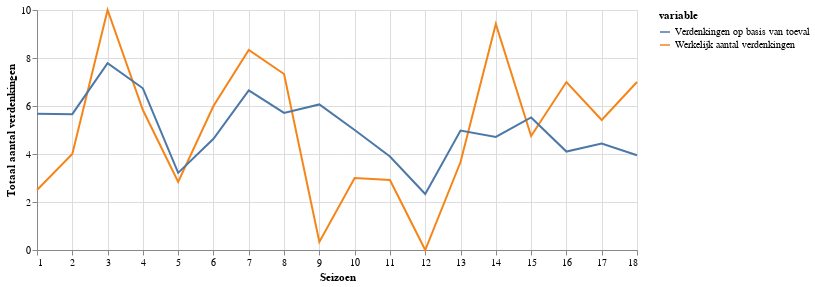

Notebook cell for this chart:
### Markdown cell above
## Zijn winnaars vaak aan het mollen?

Een veelgehoorde trend is dat er steeds meer gemold wordt. We kunnen dit onderzoeken door te kijken hoe verdacht de winnaar en de verliezer zijn. Terzijde: dit kan natuurlijk ook te maken hebben met hoe verdacht de mol was (verdachte mol = niet verdachte winnaar).

Eens kijken naar de winnaar, in hoeverre hij/zij de aandacht op zich wisten te vestigen. Natuurlijk verwacht je altijd wel een paar verdenkingen op je te krijgen, dus het wordt pas verdacht als je hier boven zit. Het beste voorbeeld hiervan zien we in seizoen 14, waarin Sofie veel meer verdenkingen op zich kreeg dan verwacht. Ook afgelopen seizoen 18 was Ruben een verdachte winnaar. 

Toch vind ik het knapper als je kan winnen zonder verdacht te zijn. Bijvoorbeeld seizoen 9 en 12 waarin het heel duidelijk was dat de winnaar een hardwerkende deelnemer was. Complimenten Viviënne en Hadewych!

### Code cell
# calculate how often the winner would have been guessed correctly if just guessing
temp = result[['winner_actual_votes', 'winner_expected_votes']].groupby(result['season']).sum()
temp.rename({'winner_actual_votes': 'Werkelijk aantal verdenkingen', 'winner_expected_votes': 'Verdenkingen op basis van toeval'}, axis='columns', inplace=True)
show_progress(temp, [1, 18], 'Seizoen', 'Totaal aantal verdenkingen')

### Figure 1 — Vega-Lite specification as saved in the notebook (floating-point values rounded to 4 significant figures)
{"$schema": "https://vega.github.io/schema/vega-lite/v2.6.0.json", "config": {"view": {"height": 300, "width": 400}}, "data": {"name": "data-043efe869775c4ae8b9ecea1ddd79830"}, "datasets": {"data-043efe869775c4ae8b9ecea1ddd79830": [{"value": 2.5, "variable": "Werkelijk aantal verdenkingen", "x": 1}, {"value": 4, "variable": "Werkelijk aantal verdenkingen", "x": 2}, {"value": 10, "variable": "Werkelijk aantal verdenkingen", "x": 3}, {"value": 5.833, "variable": "Werkelijk aantal verdenkingen", "x": 4}, {"value": 2.833, "variable": "Werkelijk aantal verdenkingen", "x": 5}, {"value": 6, "variable": "Werkelijk aantal verdenkingen", "x": 6}, {"value": 8.333, "variable": "Werkelijk aantal verdenkingen", "x": 7}, {"value": 7.333, "variable": "Werkelijk aantal verdenkingen", "x": 8}, {"value": 0.3333, "variable": "Werkelijk aantal verdenkingen", "x": 9}, {"value": 3, "variable": "Werkelijk aantal verdenkingen", "x": 10}, {"value": 2.917, "variable": "Werkelijk aantal verdenkingen", "x": 11}, {"value": 0, "variable": "Werkelijk aantal verdenkingen", "x": 12}, {"value": 3.667, "variable": "Werkelijk aantal verdenkingen", "x": 13}, {"value": 9.417, "variable": "Werkelijk aantal verdenkingen", "x": 14}, {"value": 4.75, "variable": "Werkelijk aantal verdenkingen", "x": 15}, {"value": 7, "variable": "Werkelijk aantal verdenkingen", "x": 16}, {"value": 5.417, "variable": "Werkelijk aantal verdenkingen", "x": 17}, {"value": 7, "variable": "Werkelijk aantal verdenkingen", "x": 18}, {"value": 5.681, "variable": "Verdenkingen op basis van toeval", "x": 1}, {"value": 5.66, "variable": "Verdenkingen op basis van toeval", "x": 2}, {"value": 7.783, "variable": "Verdenkingen op basis van toeval", "x": 3}, {"value": 6.738, "variable": "Verdenkingen op basis van toeval", "x": 4}, {"value": 3.214, "variable": "Verdenkingen op basis van toeval", "x": 5}, {"value": 4.632, "variable": "Verdenkingen op basis van toeval", "x": 6}, {"value": 6.649, "variable": "Verdenkingen op basis van toeval", "x": 7}, {"value": 5.71, "variable": "Verdenkingen op basis van toeval", "x": 8}, {"value": 6.066, "variable": "Verdenkingen op basis van toeval", "x": 9}, {"value": 4.999, "variable": "Verdenkingen op basis van toeval", "x": 10}, {"value": 3.894, "variable": "Verdenkingen op basis van toeval", "x": 11}, {"value": 2.334, "variable": "Verdenkingen op basis van toeval", "x": 12}, {"value": 4.979, "variable": "Verdenkingen op basis van toeval", "x": 13}, {"value": 4.711, "variable": "Verdenkingen op basis van toeval", "x": 14}, {"value": 5.523, "variable": "Verdenkingen op basis van toeval", "x": 15}, {"value": 4.102, "variable": "Verdenkingen op basis van toeval", "x": 16}, {"value": 4.431, "variable": "Verdenkingen op basis van toeval", "x": 17}, {"value": 3.949, "variable": "Verdenkingen op basis van toeval", "x": 18}]}, "encoding": {"color": {"field": "variable", "type": "nominal"}, "x": {"axis": {"domain": true}, "field": "x", "scale": {"domain": [1, 18]}, "title": "Seizoen", "type": "quantitative"}, "y": {"field": "value", "title": "Totaal aantal verdenkingen", "type": "quantitative"}}, "height": 240, "mark": "line", "width": 600}
